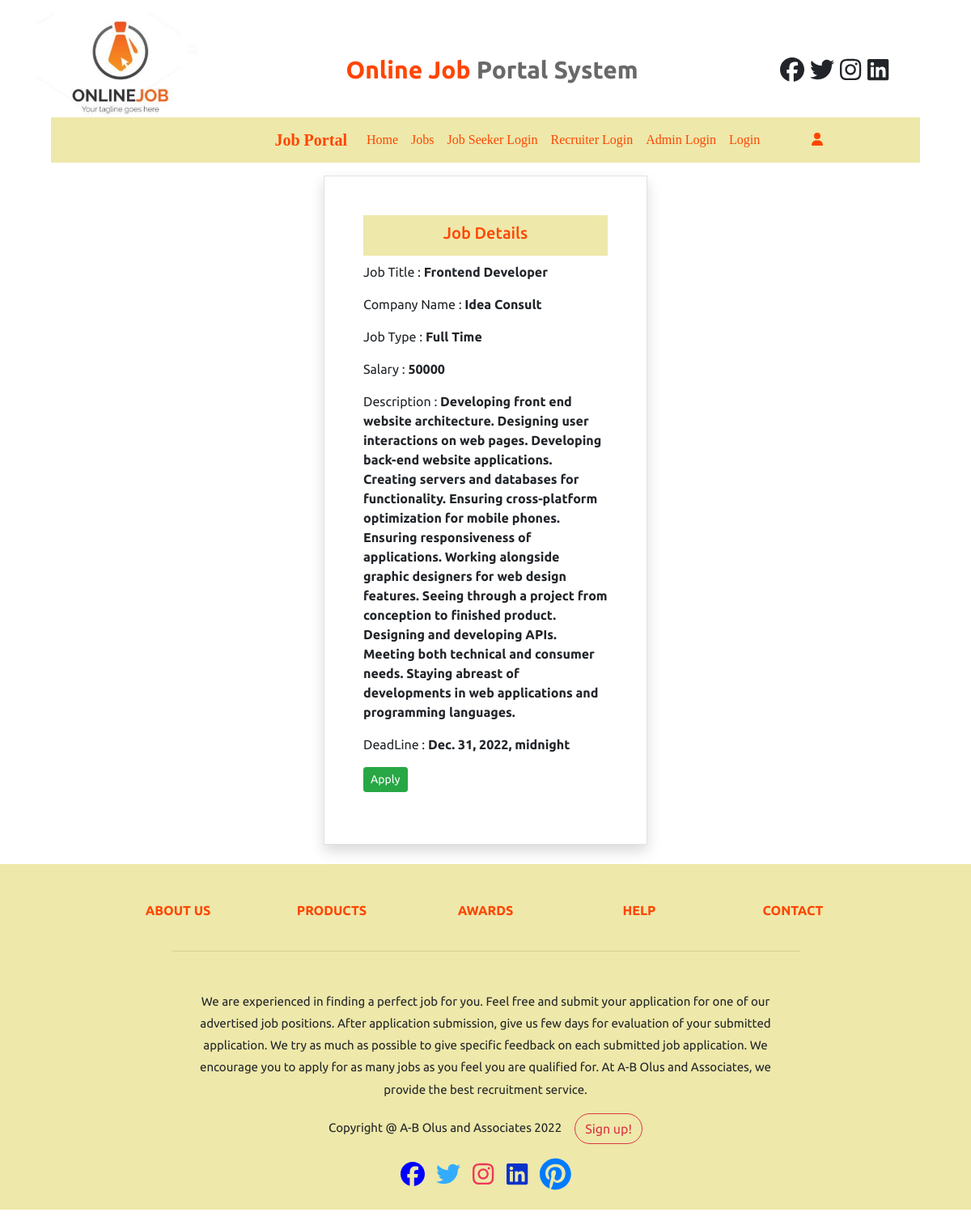
Page /jobdetail/2/ on the committed database.
### job/models.py (models this page shows, shortened)
class Job(models.Model):
    title=models.CharField(max_length=100)
    type=models.CharField(max_length=100)
    company=models.ForeignKey(Recruiter,on_delete=models.CASCADE)
    salary=models.IntegerField()
    desc=models.TextField(max_length=500)
    location=models.CharField(max_length=50)
    date_posted=models.DateTimeField(auto_now_add=True)
    deadline=models.DateTimeField(auto_now_add=False)

class Recruiter(models.Model):
    user=models.ForeignKey(User, on_delete=models.CASCADE)
    mobile=models.CharField(max_length=15,null=True)
    image=models.FileField(null=True)
    gender=models.CharField(max_length=15,null=True)
    company=models.CharField(max_length=15,null=True)
    typ=models.CharField(max_length=20,null=True)
    status=models.CharField(max_length=20,null=True)

### job/views.py (the view)
# urls.py: path('jobdetail/<int:id>/',job_detail,name='jobdetail'),
def job_detail(request,id):
    job=Job.objects.get(pk=id)
    d={'job':job}
    return render(request,'jobdetail.html',d)

### job/templates/jobdetail.html
{% load static %}
{% block body %}
{% include 'navigation.html' %}
<div class="container-fluid col-md-4 border mt-3 shadow p-5">
    <h5 style="color: orangered; background-color: palegoldenrod; height: 50px; padding-top: 10px;" class="text-center">Job Details</h5>
<p>Job Title : <b>{{job.title}}</b></p>
<p>Company Name : <b>{{job.company.company}}</p></b>
<p>Job Type : <b>{{job.type}}</p></b>
<p>Salary : <b>{{job.salary}}</p></b>
<p>Description : <b>{{job.desc}}</p></b>
<p>DeadLine : <b>{{job.deadline}}</b></p>
<a href="{% url 'applicant' job.id %}" class="btn btn-success btn-sm mb-3">Apply</a>
</div>
<div class="my-4">
    {% include 'footer.html' %}
    </div>
    {% endblock body %}

### job/static/style.css (style rules this page uses)
html { font-family: 'Montserrat', sans-serif; }
body { font-family: 'Montserrat', sans-serif; }
html { font-family: 'Montserrat', sans-serif; scroll-behavior: smooth; }

### rows in the picture
Job: title "Frontend Developer", company.company "Idea Consult", type "Full Time", salary "50000", desc "Developing front end website architecture. Designing user interactions on web pages. Developing back-end website applications. Creating servers and databases for functionality. Ensuring cross-platform optimization for mobile phones. Ensuring responsiveness of applications. Working alongside graphic designers for web design features. Seeing through a project from conception to finished product. Designing and developing APIs. Meeting both technical and consumer needs. Staying abreast of developments in web applications and programming languages.", deadline "Dec. 31, 2022, midnight"
